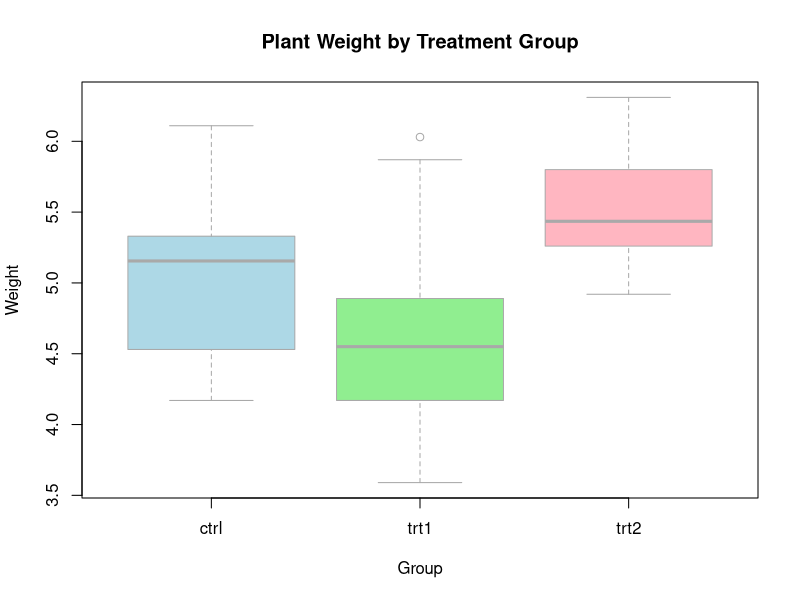

This chart was generated by the following R code:
## ---- chunk 1
head(PlantGrowth)
## ---- chunk 2
str(PlantGrowth)
## ---- chunk 3
mean(subset(PlantGrowth, group == "ctrl")$weight)
## ---- chunk 4
mean(subset(PlantGrowth, group == "trt1")$weight)
## ---- chunk 5
mean(subset(PlantGrowth, group == "trt2")$weight)
## ---- chunk 6
median(subset(PlantGrowth, group == "ctrl")$weight)
median(subset(PlantGrowth, group == "trt1")$weight)
median(subset(PlantGrowth, group == "trt1")$weight)
## ---- chunk 7
boxplot(weight ~ group,
        data = PlantGrowth,
        main = "Plant Weight by Treatment Group",
        xlab = "Group",
        ylab = "Weight",
        col = c("lightblue", "lightgreen", "lightpink"),
        border = "darkgray")
## ---- chunk 8
sessionInfo()
